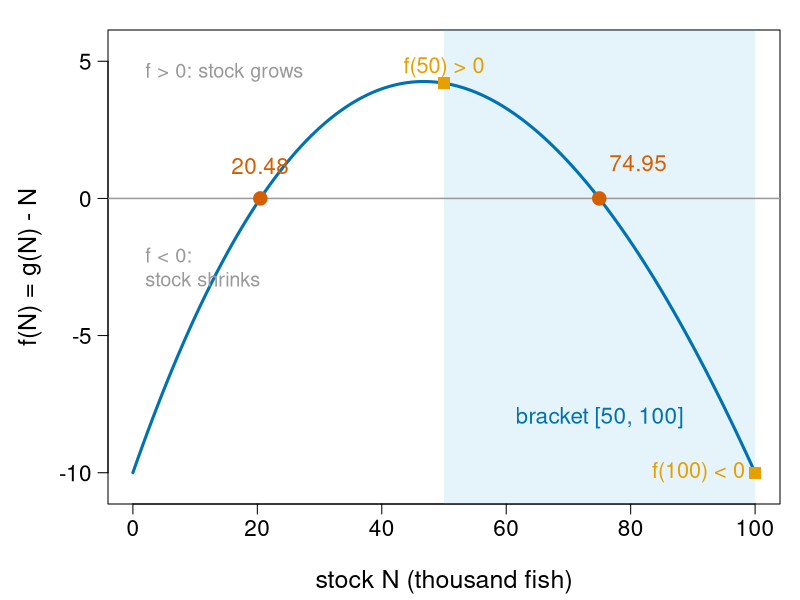
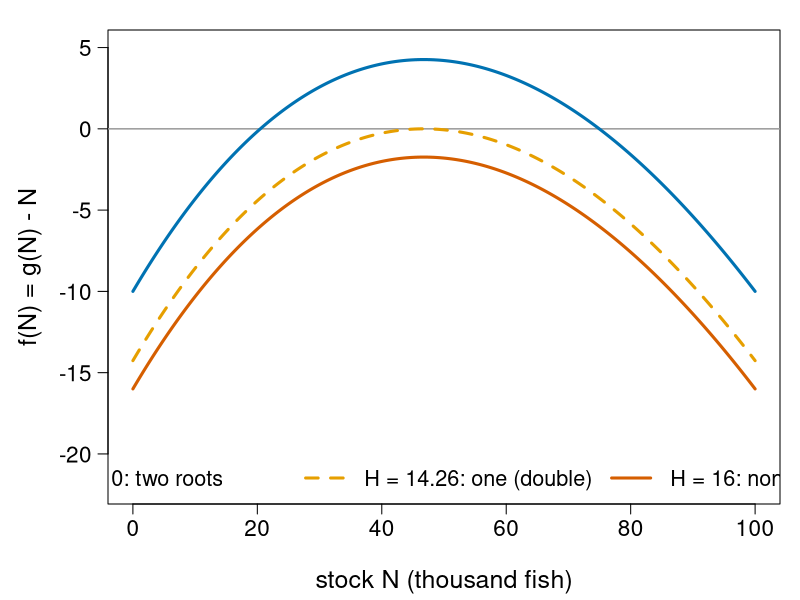
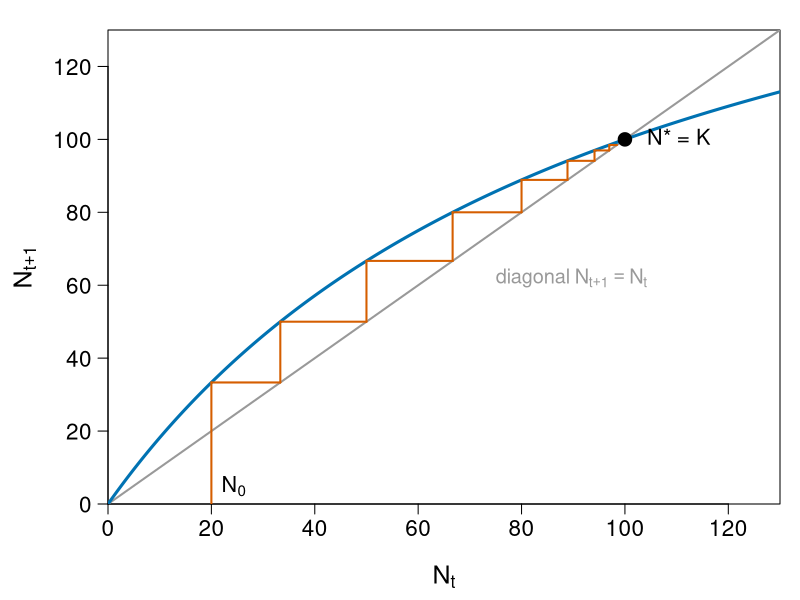
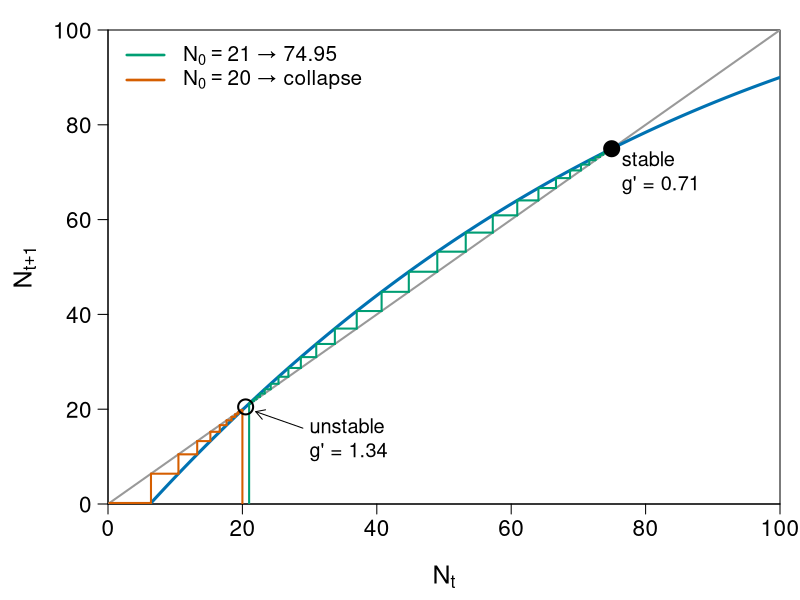
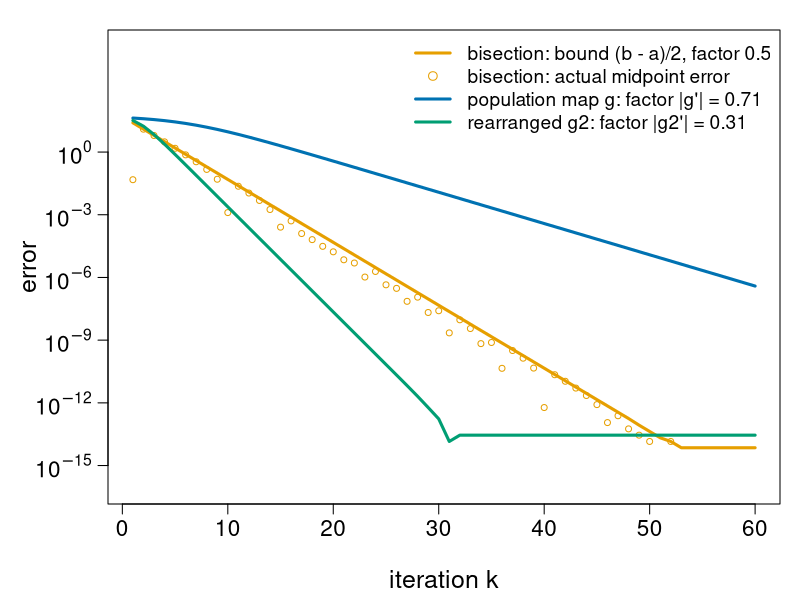
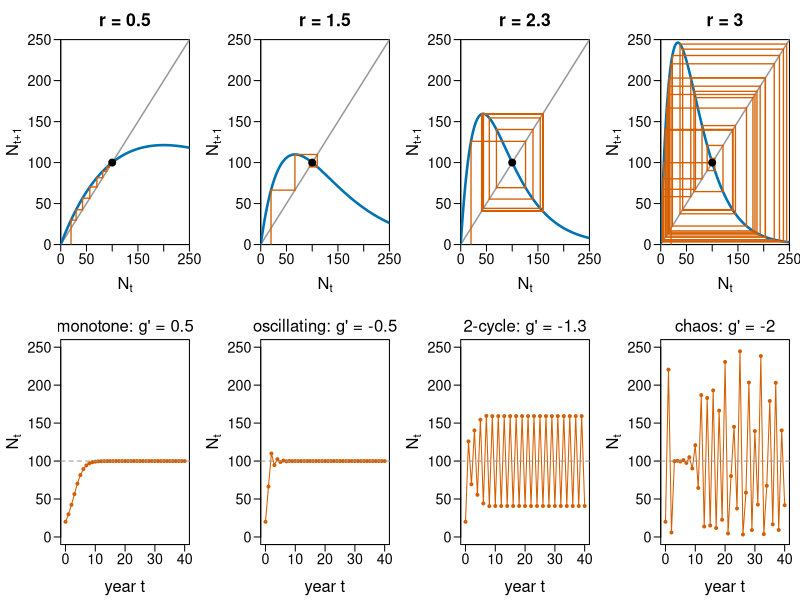
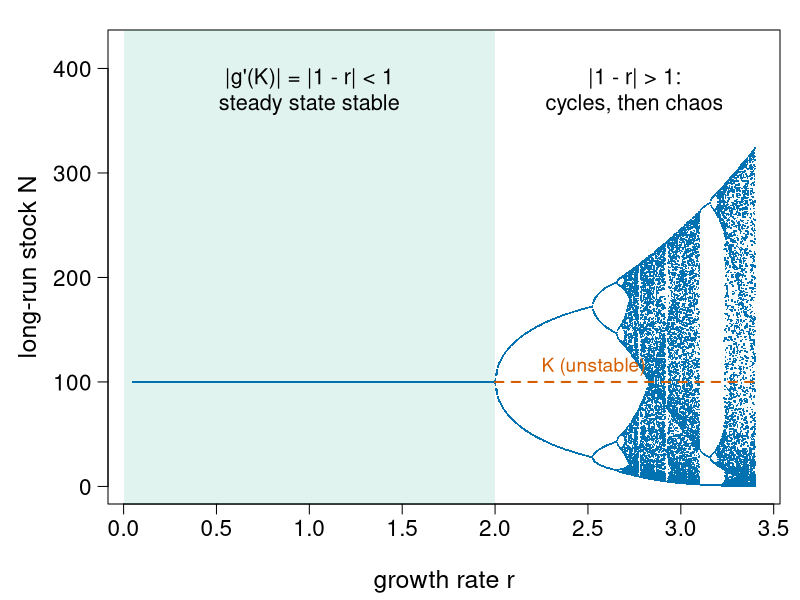

These figures' R source, in order:
# Figures for the bisection-fixedpoint/ unit ("Bisection and fixed-point iteration").
#
# Re-run by hand from this folder (it is NOT run by `quarto render`):
#   cd bisection-fixedpoint && Rscript make-bisection-fixedpoint-figs.R
#
# Base R graphics only (grDevices::svg). Colours are Okabe-Ito
# (colour-blind safe). Makes:
#   fig01-harvest-roots.svg   f(N) = g(N) - N for the harvested Ricker stock, two roots
#   fig02-no-root.svg         f(N) for catches H = 10, 14.26 (maximum) and 16: roots merge and vanish
#   fig03-cobweb-bh.svg       cobweb plot of the Beverton-Holt model (R = 2, K = 100)
#   fig04-cobweb-harvest.svg  cobweb of the harvested Ricker stock from N0 = 21 and N0 = 20
#   fig05-error-iter.svg      error vs iteration: bisection, population map g, rearranged g2
#   fig06-ricker-regimes.svg  cobwebs and time series of the Ricker model for r = 0.5, 1.5, 2.3, 3
#   fig07-bifurcation.svg     Ricker bifurcation diagram: long-run values against r

oi <- c(orange = "#E69F00", sky = "#56B4E9", green = "#009E73",
        yellow = "#F0E442", blue = "#0072B2", red = "#D55E00",
        purple = "#CC79A7", grey = "#999999")

## ---- the running example (same code as on the slides) ----------------------

r <- 0.5; K <- 100; H <- 10            # growth rate, capacity, catch (thousand fish)
g  <- function(N, H = 10) N * exp(r * (1 - N / K)) - H   # stock next year
f  <- function(N, H = 10) g(N, H) - N                    # steady state: f(N) = 0
g2 <- function(N) K * (1 - log(1 + H / N) / r)           # rearranged: converges to upper root
root_lo <- uniroot(f, c(0, 50),   tol = 1e-14)$root      # 20.48199
root_hi <- uniroot(f, c(50, 100), tol = 1e-14)$root      # 74.95244

setup <- function(mar = c(4.8, 5.4, 1.5, 1)) {
  par(mar = mar, las = 1, mgp = c(3.4, 0.8, 0), cex.lab = 1.5, cex.axis = 1.35)
}

# cobweb: vertical to the curve, horizontal to the diagonal
cobweb <- function(gfun, x0, n, col, lwd = 2) {
  x <- x0
  for (k in 1:n) {
    y <- gfun(x)
    segments(x, if (k == 1) 0 else x, x, y, col = col, lwd = lwd)
    segments(x, y, y, y, col = col, lwd = lwd)
    x <- y
  }
}

## ---- fig01: two roots of f -------------------------------------------------

svg("fig01-harvest-roots.svg", width = 9, height = 5.2)
setup()
NN <- seq(0, 100, length.out = 501)
plot(NN, f(NN), type = "n", xlab = "stock N (thousand fish)",
     ylab = "f(N) = g(N) - N", ylim = c(-10.5, 5.5))
rect(50, -11.5, 100, 6.5, col = adjustcolor(oi["sky"], 0.15), border = NA)
abline(h = 0, col = oi["grey"], lwd = 1.5)
lines(NN, f(NN), col = oi["blue"], lwd = 3)
points(c(root_lo, root_hi), c(0, 0), pch = 19, cex = 1.8, col = oi["red"])
text(root_lo, 1.2, sprintf("%.2f", root_lo), cex = 1.35, col = oi["red"])
text(root_hi, 1.2, sprintf("%.2f", root_hi), cex = 1.35, col = oi["red"], pos = 4)
points(c(50, 100), f(c(50, 100)), pch = 15, cex = 1.6, col = oi["orange"])
text(50, f(50), "f(50) > 0", pos = 3, cex = 1.3, col = oi["orange"])
text(100, f(100), "f(100) < 0", pos = 2, cex = 1.3, col = oi["orange"])
text(75, -8, "bracket [50, 100]", cex = 1.35, col = oi["blue"])
text(2, 4.6, "f > 0: stock grows", cex = 1.2, col = oi["grey"], adj = 0)
text(2, -2.5, "f < 0:\nstock shrinks", cex = 1.2, col = oi["grey"], adj = 0)
dev.off()

## ---- fig02: increasing the catch: roots merge and vanish --------------------

svg("fig02-no-root.svg", width = 9, height = 5.2)
setup()
s <- function(N) N * (exp(r * (1 - N / K)) - 1)          # surplus production
Hmax <- optimize(s, c(0, 100), maximum = TRUE)$objective
Hs <- c(10, Hmax, 16)
cols <- c(oi["blue"], oi["orange"], oi["red"])
plot(NN, f(NN, 10), type = "n", xlab = "stock N (thousand fish)",
     ylab = "f(N) = g(N) - N", ylim = c(-22, 5))
abline(h = 0, col = oi["grey"], lwd = 1.5)
for (i in 1:3) lines(NN, f(NN, Hs[i]), col = cols[i], lwd = 3, lty = c(1, 2, 1)[i])
legend("bottom", lwd = 3, lty = c(1, 2, 1), col = cols, bty = "n", cex = 1.3, horiz = TRUE,
       legend = c("H = 10: two roots", sprintf("H = %.2f: one (double)", Hmax),
                  "H = 16: none"))
dev.off()

## ---- fig03: Beverton-Holt cobweb --------------------------------------------

svg("fig03-cobweb-bh.svg", width = 7, height = 6)
setup()
R0 <- 2
bh <- function(N) R0 * N / (1 + (R0 - 1) * N / K)
x <- seq(0, 130, length.out = 300)
plot(x, bh(x), type = "n", xlab = expression(N[t]), ylab = expression(N[t + 1]),
     xlim = c(0, 130), ylim = c(0, 130), xaxs = "i", yaxs = "i")
abline(0, 1, col = oi["grey"], lwd = 2)
lines(x, bh(x), col = oi["blue"], lwd = 3)
cobweb(bh, 20, 8, oi["red"])
points(K, K, pch = 19, cex = 1.8)
text(K, K, "  N* = K", pos = 4, cex = 1.3)
text(20, 4, expression(N[0]), cex = 1.3, pos = 4)
text(75, 62, expression("diagonal" ~ N[t + 1] == N[t]), cex = 1.2, col = oi["grey"], adj = 0)
dev.off()

## ---- fig04: cobweb of the harvested stock, two starts -----------------------

svg("fig04-cobweb-harvest.svg", width = 7.5, height = 6)
setup()
x <- seq(0, 110, length.out = 400)
plot(x, g(x), type = "n", xlab = expression(N[t]), ylab = expression(N[t + 1]),
     xlim = c(0, 100), ylim = c(0, 100), xaxs = "i", yaxs = "i")
abline(0, 1, col = oi["grey"], lwd = 2)
lines(x, g(x), col = oi["blue"], lwd = 3)
cobweb(g, 21, 40, oi["green"])
gpos <- function(N) pmax(g(N), 0)                        # stop drawing at extinction
cobweb(gpos, 20, 12, oi["red"])
points(c(root_lo, root_hi), c(root_lo, root_hi), pch = c(1, 19), cex = 2, lwd = 2)
text(root_hi, root_hi - 6, "stable\ng' = 0.71", cex = 1.2, pos = 4)
text(30, 14, "unstable\ng' = 1.34", cex = 1.2, adj = 0)
arrows(29, 16, root_lo + 1.5, root_lo - 1, length = 0.1)
legend("topleft", lwd = 2.5, col = c(oi["green"], oi["red"]), bty = "n", cex = 1.25,
       legend = c(expression(N[0] == 21 ~ "→ 74.95"), expression(N[0] == 20 ~ "→ collapse")))
dev.off()

## ---- fig05: error vs iteration ----------------------------------------------

svg("fig05-error-iter.svg", width = 9, height = 5.4)
setup()
n <- 60
# bisection on [50, 100]: error of the midpoint and the bound (b - a)/2
a <- 50; b <- 100; eb <- bnd <- numeric(n)
for (k in 1:n) {
  m <- (a + b) / 2
  eb[k] <- abs(m - root_hi); bnd[k] <- (b - a) / 2
  if (sign(f(m)) == sign(f(a))) a <- m else b <- m
}
iter_err <- function(gfun, x0) {
  e <- numeric(n); x <- x0
  for (k in 1:n) { x <- gfun(x); e[k] <- abs(x - root_hi) }
  e
}
eg  <- iter_err(g, 30)
eg2 <- iter_err(g2, 30)
clip <- function(e) ifelse(e < 1e-16, NA, e)
plot(1:n, clip(bnd), log = "y", type = "n", ylim = c(1e-16, 1e5), yaxt = "n",
     xlab = "iteration k", ylab = "error")
axis(2, at = 10^seq(-15, 0, by = 3),
     labels = parse(text = paste0("10^", seq(-15, 0, by = 3))))
lines(1:n, clip(bnd), col = oi["orange"], lwd = 3)
points(1:n, clip(eb), col = oi["orange"], pch = 1, cex = 0.8)
lines(1:n, clip(eg), col = oi["blue"], lwd = 3)
lines(1:n, clip(eg2), col = oi["green"], lwd = 3)
legend("topright", bty = "n", cex = 1.15, lwd = c(3, NA, 3, 3), pch = c(NA, 1, NA, NA),
       col = c(oi["orange"], oi["orange"], oi["blue"], oi["green"]),
       legend = c("bisection: bound (b - a)/2, factor 0.5",
                  "bisection: actual midpoint error",
                  "population map g: factor |g'| = 0.71",
                  "rearranged g2: factor |g2'| = 0.31"))
dev.off()

## ---- fig06: Ricker regimes ---------------------------------------------------

ricker <- function(N, rr) N * exp(rr * (1 - N / K))
svg("fig06-ricker-regimes.svg", width = 13, height = 6.2)
par(mfrow = c(2, 4), mar = c(4.2, 4.6, 3, 0.8), las = 1, mgp = c(2.8, 0.7, 0),
    cex.lab = 1.5, cex.axis = 1.3, cex.main = 1.6)
rs <- c(0.5, 1.5, 2.3, 3.0)
lab <- c("monotone: g' = 0.5", "oscillating: g' = -0.5",
         "2-cycle: g' = -1.3", "chaos: g' = -2")
x <- seq(0, 260, length.out = 500)
for (i in 1:4) {
  rr <- rs[i]
  plot(x, ricker(x, rr), type = "n", xlab = expression(N[t]), ylab = expression(N[t + 1]),
       xlim = c(0, 250), ylim = c(0, 250), xaxs = "i", yaxs = "i",
       main = paste0("r = ", rr))
  abline(0, 1, col = oi["grey"], lwd = 1.5)
  lines(x, ricker(x, rr), col = oi["blue"], lwd = 2.5)
  cobweb(function(N) ricker(N, rr), 20, 40, oi["red"], lwd = 1.3)
  points(K, K, pch = 19, cex = 1.4)
}
for (i in 1:4) {
  rr <- rs[i]
  N <- numeric(41); N[1] <- 20
  for (t in 1:40) N[t + 1] <- ricker(N[t], rr)
  plot(0:40, N, type = "o", pch = 19, cex = 0.6, col = oi["red"], ylim = c(0, 250),
       xlab = "year t", ylab = expression(N[t]))
  abline(h = K, col = oi["grey"], lty = 2)
  mtext(lab[i], side = 3, line = 0.4, cex = 1.0)
}
dev.off()

## ---- fig07: bifurcation diagram ----------------------------------------------

png("fig07-bifurcation.png", width = 10, height = 5.4, units = "in", res = 150)  # PNG: many points
setup()
rgrid <- seq(0.05, 3.4, length.out = 1200)
plot(NA, xlim = range(rgrid), ylim = c(0, 420), xlab = "growth rate r",
     ylab = "long-run stock N")
rect(0, -50, 2, 500, col = adjustcolor(oi["green"], 0.12), border = NA)
for (rr in rgrid) {
  N <- 20
  for (t in 1:500) N <- ricker(N, rr)
  keep <- numeric(80)
  for (t in 1:80) { N <- ricker(N, rr); keep[t] <- N }
  points(rep(rr, 80), keep, pch = ".", col = oi["blue"], cex = 1.6)
}
segments(2, K, 3.4, K, col = oi["red"], lty = 2, lwd = 2)
text(1, 380, "|g'(K)| = |1 - r| < 1\nsteady state stable", cex = 1.3)
text(2.75, 380, "|1 - r| > 1:\ncycles, then chaos", cex = 1.3)
text(2.25, K + 14, "K (unstable)", col = oi["red"], cex = 1.15, adj = 0)
dev.off()
